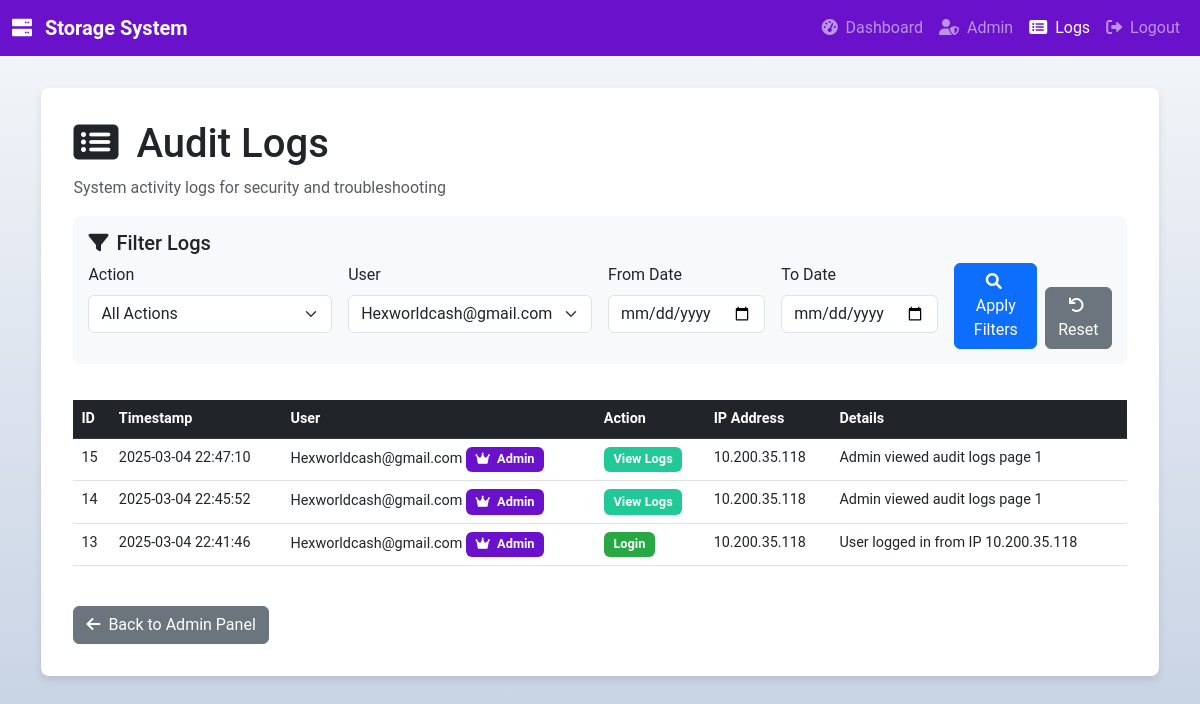
Page /admin/logs?user_id=1 (signed in) on the committed database.
### app/models.py (models this page shows, shortened)
class AuditLog(db.Model):
    __tablename__ = 'AuditLog'
    id = db.Column(db.Integer, primary_key=True)
    timestamp = db.Column(db.DateTime, default=db.func.now())
    user_id = db.Column(db.Integer, db.ForeignKey('User.id'), nullable=False)
    action = db.Column(db.String(255), nullable=False)  # Type of action (login, upload, delete, etc.)
    details = db.Column(db.Text, nullable=True)  # Additional details about the action
    ip_address = db.Column(db.String(45), nullable=True)  # Store IP address (IPv4 or IPv6)
    user = db.relationship('User', backref=db.backref('audit_logs', lazy=True))

class User(db.Model, UserMixin):
    __tablename__ = 'User'
    id = db.Column(db.Integer, primary_key=True)
    username = db.Column(db.String(80), unique=True, nullable=False)
    email = db.Column(db.String(120), unique=True, nullable=False)
    password = db.Column(db.String(200), nullable=False)
    is_whitelisted = db.Column(db.Boolean, default=False)  # New field for whitelist status
    is_admin = db.Column(db.Boolean, default=False)  # Admin status flag

### app/routes.py (the view, shortened to what this page needs)
@main.route('/admin/logs', methods=['GET'])
@login_required
def admin_logs():
    if not current_user.is_admin:
        flash('You do not have permission to access this page.', 'danger')
        log_audit_event('access_denied', f"Non-admin user attempted to access audit logs")
        return redirect(url_for('main.dashboard'))
    page = request.args.get('page', 1, type=int)
    per_page = 50  # Number of logs per page
    action_filter = request.args.get('action', '')
    user_filter = request.args.get('user_id', '', type=str)
    date_from = request.args.get('date_from', '')
    date_to = request.args.get('date_to', '')
    query = AuditLog.query.order_by(AuditLog.timestamp.desc())
    if action_filter:
        query = query.filter(AuditLog.action == action_filter)
    if user_filter:
        query = query.filter(AuditLog.user_id == user_filter)
    if date_from:
        try:
            date_from_obj = datetime.strptime(date_from, '%Y-%m-%d')
            query = query.filter(AuditLog.timestamp >= date_from_obj)
        except ValueError:
            flash('Invalid date format for From Date', 'warning')
    all_actions = db.session.query(AuditLog.action).distinct().all()
    actions = [action[0] for action in all_actions]
    all_users = User.query.all()
    logs = query.paginate(page=page, per_page=per_page, error_out=False)
    log_audit_event('view_logs', f"Admin viewed audit logs page {page}")
    return render_template('admin_logs.html',
                          logs=logs,
                          actions=actions,
                          users=all_users,
                          current_action=action_filter,
                          current_user_filter=user_filter,
                          date_from=date_from,
                          date_to=date_to)

### app/routes.py (called while the page is built)
def log_audit_event(action, details=None):
    try:
        if current_user.is_authenticated:
            ip_address = request.remote_addr
            audit_log = AuditLog(
                user_id=current_user.id,
                action=action,
                details=details,
                ip_address=ip_address
            )
            db.session.add(audit_log)
            db.session.commit()
            print(colored(f"AUDIT: {action} by {current_user.username} - {details}", "cyan"), file=sys.stderr)
    except Exception as e:
        print(colored(f"ERROR logging audit event: {str(e)}", "red"), file=sys.stderr)
        db.session.rollback()

### app/templates/admin_logs.html (shortened to what this page needs)
<!DOCTYPE html>
<html lang="en">
<head>
    <link href="https://cdn.jsdelivr.net/npm/bootstrap@5.3.0/dist/css/bootstrap.min.css" rel="stylesheet">
    <link href="https://cdnjs.cloudflare.com/ajax/libs/font-awesome/6.0.0-beta3/css/all.min.css" rel="stylesheet">
</head>
<body>
    <nav class="navbar navbar-expand-lg navbar-dark">
        <div class="container-fluid">
            <a class="navbar-brand" href="{{ url_for('main.dashboard') }}">
                <i class="fas fa-server me-2"></i>
                Storage System
            </a>
            <div class="collapse navbar-collapse" id="navbarNav">
                <ul class="navbar-nav ms-auto">
                    <li class="nav-item">
                        <a class="nav-link" href="{{ url_for('main.dashboard') }}">
                            <i class="fas fa-tachometer-alt me-1"></i>
                            Dashboard
                        </a>
                    </li>
                    <li class="nav-item">
                        <a class="nav-link" href="{{ url_for('main.admin_panel') }}">
                            <i class="fas fa-user-shield me-1"></i>
                            Admin
                        </a>
                    </li>
                    <li class="nav-item">
                        <a class="nav-link active" href="{{ url_for('main.admin_logs') }}">
                            <i class="fas fa-list-alt me-1"></i>
                            Logs
                        </a>
                    </li>
                    <li class="nav-item">
                        <a class="nav-link" href="{{ url_for('main.logout') }}">
                            <i class="fas fa-sign-out-alt me-1"></i>
                            Logout
                        </a>
                    </li>
                </ul>
            </div>
        </div>
    </nav>
    <div class="container-fluid">
        <div class="admin-panel">
            <h1>
                <i class="fas fa-list-alt me-2"></i>
                Audit Logs
            </h1>
            <p class="text-muted">System activity logs for security and troubleshooting</p>
            <div class="filter-section">
                <h5><i class="fas fa-filter me-2"></i>Filter Logs</h5>
                <form action="{{ url_for('main.admin_logs') }}" method="GET" class="row g-3">
                    <div class="col-md-3">
                        <label for="action" class="form-label">Action</label>
                        <select class="form-select" id="action" name="action">
                            <option value="">All Actions</option>
                        </select>
                    </div>
                    <div class="col-md-3">
                        <label for="user_id" class="form-label">User</label>
                        <select class="form-select" id="user_id" name="user_id">
                            {% for user in users %}
                                <option value="{{ user.id }}" {% if current_user_filter|int == user.id %}selected{% endif %}>
                                    {{ user.username }} ({{ user.email }})
                                </option>
                            {% endfor %}
                        </select>
                    </div>
                    <div class="col-md-2">
                        <label for="date_from" class="form-label">From Date</label>
                        <input type="date" class="form-control" id="date_from" name="date_from" value="{{ date_from }}">
                    </div>
                    <div class="col-md-2">
                        <label for="date_to" class="form-label">To Date</label>
                        <input type="date" class="form-control" id="date_to" name="date_to" value="{{ date_to }}">
                    </div>
                    <div class="col-md-2 d-flex align-items-end">
                        <button type="submit" class="btn btn-primary me-2">
                            <i class="fas fa-search me-1"></i> Apply Filters
                        </button>
                        <a href="{{ url_for('main.admin_logs') }}" class="btn btn-secondary">
                            <i class="fas fa-undo me-1"></i> Reset
                        </a>
                    </div>
                </form>
            </div>
            <div class="table-responsive">
                <table class="table table-hover log-table">
                    <thead class="table-dark">
                        <tr>
                            <th>ID</th>
                            <th>Timestamp</th>
                            <th>User</th>
                            <th>Action</th>
                            <th>IP Address</th>
                            <th>Details</th>
                        </tr>
                    </thead>
                    <tbody>
                        {% for log in logs.items %}
                            <tr>
                                <td>{{ log.id }}</td>
                                <td>{{ log.timestamp.strftime('%Y-%m-%d %H:%M:%S') }}</td>
                                <td>
                                    {% set log_user = users|selectattr('id', 'eq', log.user_id)|first %}
                                    {% if log_user %}
                                        {{ log_user.username }}
                                        {% if log_user.is_admin %}
                                        <span class="badge badge-admin">
                                            <i class="fas fa-crown me-1"></i>
                                            Admin
                                        </span>
                                        {% endif %}
                                    {% else %}
                                        User ID: {{ log.user_id }} (deleted)
                                    {% endif %}
                                </td>
                                <td>
                                    <span class="badge badge-{{ log.action }} ">
                                        {{ log.action | replace('_', ' ') | title }}
                                    </span>
                                </td>
                                <td>{{ log.ip_address }}</td>
                                <td class="log-details">{{ log.details }}</td>
                            </tr>
                        {% else %}
                            <tr>
                                <td colspan="6" class="text-center">No logs found matching your criteria</td>
                            </tr>
                        {% endfor %}
                    </tbody>
                </table>
            </div>
            <div class="mt-4">
                <a href="{{ url_for('main.admin_panel') }}" class="btn btn-secondary">
                    <i class="fas fa-arrow-left me-1"></i>
                    Back to Admin Panel
                </a>
            </div>
        </div>
    </div>
</body>
</html>

### app/templates/admin_logs.html (style rules this page uses)
body { font-family: 'Roboto', sans-serif; background: linear-gradient(to bottom, #f5f7fa, #c3cfe2); min-height: 100vh; }
.navbar { background: #6a11cb; color: white; }
.navbar .navbar-brand { font-weight: bold; color: white; }
.admin-panel { background: white; border-radius: 8px; box-shadow: 0 4px 8px rgba(0, 0, 0, 0.1); padding: 2rem; margin: 2rem auto; max-width: 95%; }
.table { margin-top: 1rem; }
.badge { font-size: 0.8rem; padding: 0.4rem 0.6rem; }
.badge-admin { background-color: #6a11cb; }
.filter-section { background-color: #f8f9fa; padding: 15px; border-radius: 8px; margin-bottom: 20px; }
.log-table { font-size: 0.9rem; }
.log-details { max-width: 300px; overflow: hidden; text-overflow: ellipsis; white-space: nowrap; }
.badge-login { background-color: #28a745; color: white; }
.badge-view_logs { background-color: #20c997; color: white; }

### rows in the picture
AuditLog: id "15", timestamp "2025-03-04 22:47:10", action "View Logs", ip_address "10.200.35.118", details "Admin viewed audit logs page 1"
User: username "Hexworldcash@gmail.com"
AuditLog: id "14", timestamp "2025-03-04 22:45:52", action "View Logs", ip_address "10.200.35.118", details "Admin viewed audit logs page 1"
AuditLog: id "13", timestamp "2025-03-04 22:41:46", action "Login", ip_address "10.200.35.118", details "User logged in from IP 10.200.35.118"

### other values in the picture
form field user_id "Hexworldcash@gmail.com (Hexworldcash@gmail.com)"
